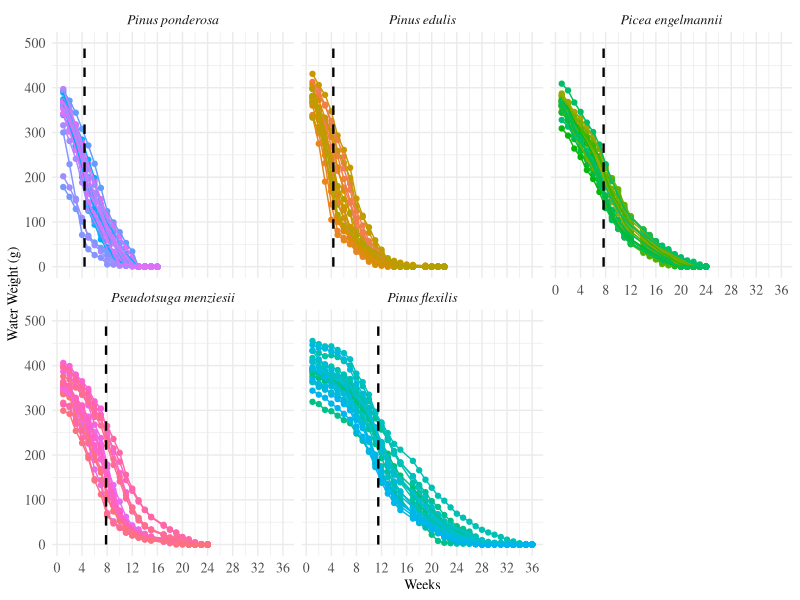

Write the R code that produced this figure.
#Data viz - weights
#Alexandra Lalor
#allielalor@arizona.edu
#allielalor@gmail.com
#First created: 2022-12-10
#Last updated: 2022-12-10

#load packages
library(tidyverse)
library(RColorBrewer)

#read csvs
Phase1_Data_All <- read_csv("data_analysis/Phase1_Data_All.csv")
#Phase1_Data_Weight  <- read_csv("data_analysis/Phase1_Data_Weight.csv")
#Phase1_Data_Weight_Avg  <- read_csv("data_analysis/Phase1_Data_Weight_Avg.csv")

Phase1_Data_All_w <- Phase1_Data_All %>%
  mutate(Legend = ScientificName)
Phase1_Data_All_w$Legend <- as.factor(Phase1_Data_All_w$Legend)
Phase1_Data_All_w <-
  transform(Phase1_Data_All_w, Legend = factor(Legend, levels = c("Pinus ponderosa", "Pinus edulis", "Picea engelmannii", "Pseudotsuga menziesii", "Pinus flexilis")))
levels(Phase1_Data_All_w$Legend)

#filter data
Phase1_Data_All_w <- Phase1_Data_All_w %>% 
  filter(Treatment_temp == "Ambient", Treatment_water == "Drought",
         !is.na(WaterWeight_Calc))

#make label for inflection point segment
Phase1_Data_All_w %>% 
  group_by(Legend) %>% 
  summarize(Stress_Week_Avg = mean(Stress_Week_Avg_Weight))

label <- data.frame(x = c(4.39, 4.32, 7.67, 7.82, 11.48),
                   Legend = factor(c("Pinus ponderosa","Pinus edulis", "Picea engelmannii", "Pseudotsuga menziesii", "Pinus flexilis"), 
                                   levels = c("Pinus ponderosa", "Pinus edulis", "Picea engelmannii", "Pseudotsuga menziesii", "Pinus flexilis")))

#define custom color scale
myColorsPaired <- c("#6A3D9A", "#CAB2D6", "#FF7F00", "#FDBF6F",  "#33A02C", "#B2DF8A", "#E31A1C", "#FB9A99", "#1F78B4", "#A6CEE3")
myColorsDark <- c("#6A3D9A", "#FF7F00", "#33A02C", "#E31A1C", "#1F78B4")
myColorsLight <- c("#CAB2D6", "#FDBF6F", "#B2DF8A", "#FB9A99", "#A6CEE3")
names(myColorsPaired) <- levels(Phase1_Data_All_w$Legend)
names(myColorsDark) <- levels(Phase1_Data_All_w$Legend)
names(myColorsLight) <- levels(Phase1_Data_All_w$Legend)

custom_colors <- scale_colour_manual(values = myColorsLight)
custom_colors_fill <- scale_fill_manual(values = myColorsDark)

#Graph
Phase1_Data_All_w %>% 
  ggplot(aes(x = Week,
             y = WaterWeight_Calc,
             color = SpeciesID)) +
  geom_point() +
  geom_line() +
  geom_segment(data = label,
               aes(x = x, xend = x,
                   y = 0, yend = 500),
               color = "black",
               linetype = "dashed",
               size = 0.8) +
  ylim(0, 500) +
  scale_x_continuous(breaks = seq(0 , 36, by = 4)) +
  facet_wrap(~Legend) +
  xlab("Weeks") +
  ylab("Water Weight (g)") +
  #labs(caption = "\nFIGURE 3 | Water Weight of Juveniles under Droughted and Ambient Treatments.\nCurves were calculated using individual weight data (n = 20 per species). Black dotted lines show the\naverage inflection point among all curves to show where concavity changes from concave up to concave down,\nreflecting the time when water availability transitioned from a non-limiting to a limiting resource.") +
  #custom_colors +
  theme_minimal() +
  theme(legend.position="none",
        text = element_text(family = "serif", size = 10),
        axis.text = element_text(size = 10),
        legend.text = element_text(size = 10),
        strip.text.x = element_text(size = 10, face = "italic"),
        plot.caption = element_text(hjust = 0,
                                    family = "serif",
                                    #face = "bold",
                                    size = 10))


